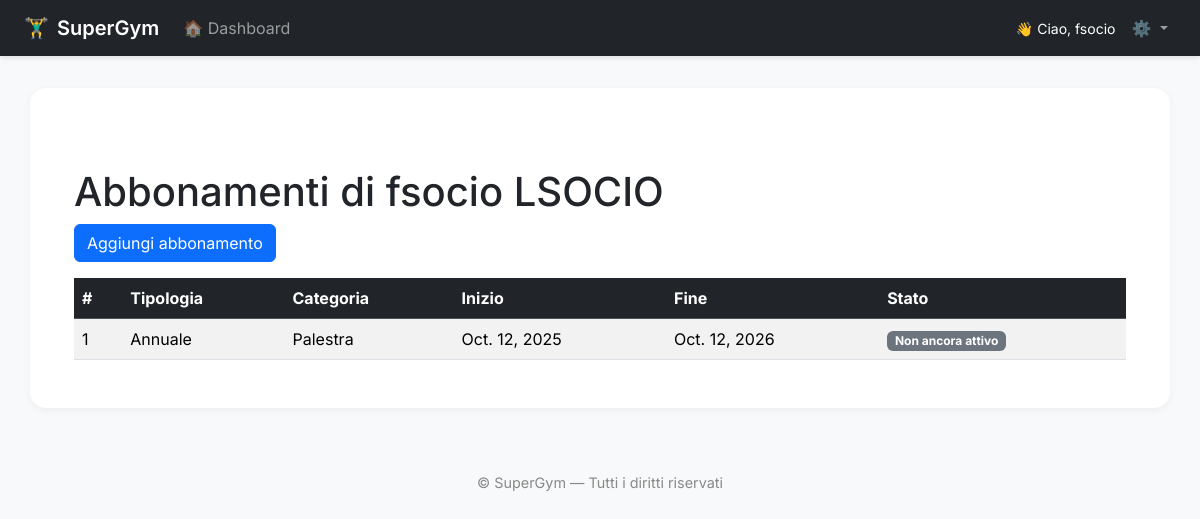
/members/subscriptions/12/ (signed in), run on an earlier commit of the app's database.
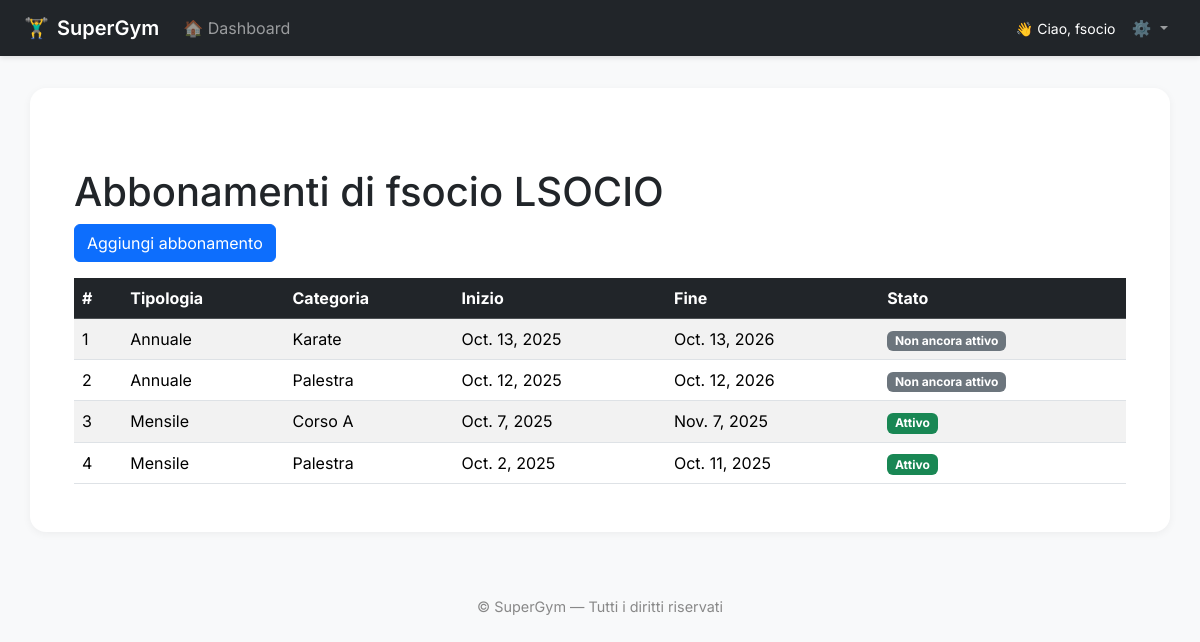
And on a later commit of the database.
### members/models.py (models this page shows, shortened)
class Subscription(models.Model):
    class SubscriptionType(models.TextChoices):
        MONTHLY = 'MONTHLY', _('Mensile')
        SEMESTRAL = 'SEMESTRAL', _('Semestrale')
        ANNUAL = 'ANNUAL', _('Annuale')
    class Category(models.TextChoices):
        GYM = 'GYM', _('Palestra')
        COURSE_A = 'COURSE_A', _('Corso A')
        KARATE = 'KARATE', _('Karate')
    member = models.ForeignKey(
        Member,
        on_delete=models.CASCADE,
        related_name="subscriptions",
        verbose_name=_("Socio")
    )
    subscription_type = models.CharField(
        max_length=20,
        choices=SubscriptionType.choices,
        verbose_name=_("Tipologia abbonamento")
    )
    category = models.CharField(
        max_length=20,
        choices=Category.choices,
        verbose_name=_("Categoria")
    )
    start_date = models.DateField(verbose_name=_("Data inizio"))
    end_date = models.DateField(verbose_name=_("Data fine"), null=True, blank=True)
    class Meta:
        verbose_name = _("Abbonamento")
        verbose_name_plural = _("Abbonamenti")
        ordering = ['-end_date']
    @property
    def status(self):
        today = timezone.now().date()
        if self.end_date and self.end_date < today:
            return "Scaduto"
        elif self.start_date > today:
            return "Non ancora attivo"
        return "Attivo"

### members/views.py (the view)
# urls.py: path("subscriptions/<int:member_id>/", views.subscription_list, name="subscription_list"),
@login_required
def subscription_list(request, member_id):
    member = get_object_or_404(Member, id=member_id)
    subscriptions = member.subscriptions.all().order_by('-end_date')
    context = {
        'member': member,
        'subscriptions': subscriptions,
    }
    return render(request, 'subscription_list.html', context)

### templates/subscription_list.html (shortened to what this page needs)
{% extends "base.html" %}
{% block content %}
<div class="container mt-5">
    <h1>Abbonamenti di {{ member.first_name }} {{ member.last_name }}</h1>
    <a href="{% url 'members:add_subscription' member.id %}" class="btn btn-primary mb-3">Aggiungi abbonamento</a>
    <div class="table-responsive">
        <table class="table table-striped table-hover">
            <thead class="table-dark">
                <tr>
                    <th>#</th>
                    <th>Tipologia</th>
                    <th>Categoria</th>
                    <th>Inizio</th>
                    <th>Fine</th>
                    <th>Stato</th>
                </tr>
            </thead>
            <tbody>
                {% for sub in subscriptions %}
                <tr>
                    <td>{{ forloop.counter }}</td>
                    <td>{{ sub.get_subscription_type_display }}</td>
                    <td>{{ sub.get_category_display }}</td>
                    <td>{{ sub.start_date }}</td>
                    <td>{{ sub.end_date }}</td>
                    <td>
                        {% if sub.status == "Attivo" %}
                            <span class="badge bg-success">{{ sub.status }}</span>
                        {% elif sub.status == "Non ancora attivo" %}
                            <span class="badge bg-secondary">{{ sub.status }}</span>
                        {% else %}
                            <span class="badge bg-danger">{{ sub.status }}</span>
                        {% endif %}
                    </td>
                </tr>
                {% empty %}
                <tr>
                    <td colspan="6" class="text-center">Nessun abbonamento trovato.</td>
                </tr>
                {% endfor %}
            </tbody>
        </table>
    </div>
</div>
{% endblock %}

What changed in the data, as far as the page shows it:
added Subscription: subscription_type "Annuale", category "Karate", start_date "Oct. 13, 2025", end_date "Oct. 13, 2026", status "Non ancora attivo"
added Subscription: subscription_type "Mensile", category "Corso A", start_date "Oct. 7, 2025", end_date "Nov. 7, 2025", status "Attivo"
added Subscription: subscription_type "Mensile", category "Palestra", start_date "Oct. 2, 2025", end_date "Oct. 11, 2025", status "Attivo"
